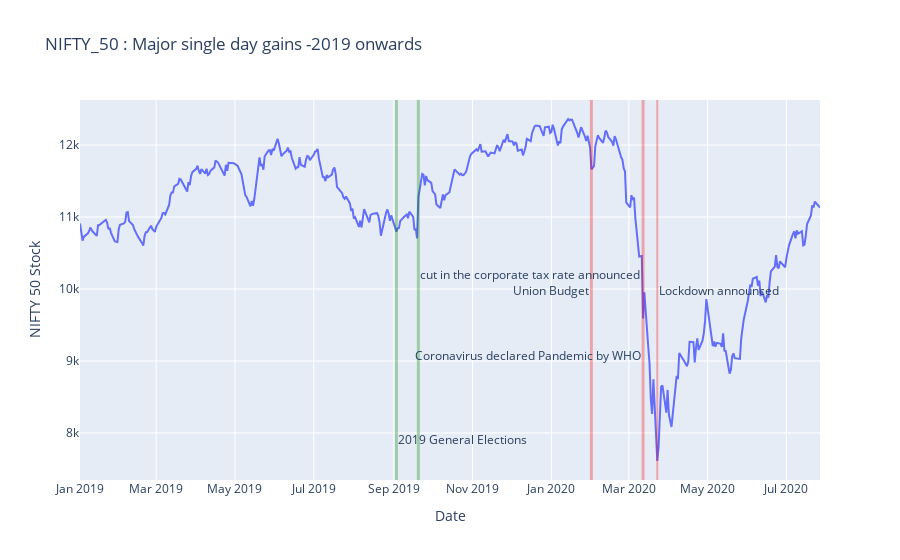

Notebook code cell kept with this figure:
### Markdown cell above
**Answer** We will now try to link these happenings with the market. The following steps were taken to arrive at the result -
* Dates of these news announcements were found out from internet and noted.
* Time-Series plotted

### Code cell
fig = px.line(nifty_50_2019_2020, x='Date', y='Close', title='Time Series')

fig.update_layout(title='NIFTY_50 : Major single day gains -2019 onwards',
    yaxis_title='NIFTY 50 Stock',
    shapes = [dict(x0='2020-03-23', x1='2020-03-23', y0=0, y1=1, xref='x', yref='paper', line_width=2,opacity=0.3,line_color='red',editable=False),
              dict(x0='2020-03-12', x1='2020-03-12', y0=0, y1=1, xref='x', yref='paper',line_width=3,opacity=0.3,line_color='red'),
              dict(x0='2019-09-3', x1='2019-09-03', y0=0, y1=1, xref='x', yref='paper',line_width=3,opacity=0.3,line_color='green'),
              dict(x0='2020-02-1', x1='2020-02-1', y0=0, y1=1, xref='x', yref='paper',line_width=3,opacity=0.3,line_color='red'),
              dict(x0='2019-09-20', x1='2019-09-20', y0=0, y1=1, xref='x', yref='paper',line_width=3,opacity=0.3,line_color='green')],
    annotations=[dict(x='2020-03-23', y=0.5, xref='x', yref='paper',
                    showarrow=False, xanchor='left', text='Lockdown announced'),
                 dict(x='2020-03-12', y=0.3, xref='x', yref='paper',
                    showarrow=False, xanchor='right', text='Coronavirus declared Pandemic by WHO'),
                 dict(x='2019-09-3', y=0.08, xref='x', yref='paper',
                    showarrow=False, xanchor='left', text='2019 General Elections'),
                 dict(x='2020-02-1', y=0.5, xref='x', yref='paper',
                    showarrow=False, xanchor='right', text='Union Budget'),
                 dict(x='2019-09-20', y=0.54, xref='x', yref='paper',
                    showarrow=False, xanchor='left', text='cut in the corporate tax rate announced')]
)
fig.show()

### Figure 1 — Plotly figure (JSON) as saved in the notebook; plotly's stock layout.template omitted (floating-point values rounded to 4 significant figures; data arrays with more than 128 entries replaced by an {"elided": "..."} marker saying what was removed)
{"data": [{"hovertemplate": "Date=%{x}<br>Close=%{y}<extra></extra>", "legendgroup": "", "line": {"color": "#636efa", "dash": "solid"}, "mode": "lines", "name": "", "orientation": "v", "showlegend": false, "type": "scatter", "x": {"elided": "387 str values"}, "xaxis": "x", "y": {"elided": "387 float values"}, "yaxis": "y"}], "layout": {"annotations": [{"showarrow": false, "text": "Lockdown announced", "x": "2020-03-23", "xanchor": "left", "xref": "x", "y": 0.5, "yref": "paper"}, {"showarrow": false, "text": "Coronavirus declared Pandemic by WHO", "x": "2020-03-12", "xanchor": "right", "xref": "x", "y": 0.3, "yref": "paper"}, {"showarrow": false, "text": "2019 General Elections", "x": "2019-09-3", "xanchor": "left", "xref": "x", "y": 0.08, "yref": "paper"}, {"showarrow": false, "text": "Union Budget", "x": "2020-02-1", "xanchor": "right", "xref": "x", "y": 0.5, "yref": "paper"}, {"showarrow": false, "text": "cut in the corporate tax rate announced", "x": "2019-09-20", "xanchor": "left", "xref": "x", "y": 0.54, "yref": "paper"}], "legend": {"tracegroupgap": 0}, "shapes": [{"editable": false, "line": {"color": "red", "width": 2}, "opacity": 0.3, "x0": "2020-03-23", "x1": "2020-03-23", "xref": "x", "y0": 0, "y1": 1, "yref": "paper"}, {"line": {"color": "red", "width": 3}, "opacity": 0.3, "x0": "2020-03-12", "x1": "2020-03-12", "xref": "x", "y0": 0, "y1": 1, "yref": "paper"}, {"line": {"color": "green", "width": 3}, "opacity": 0.3, "x0": "2019-09-3", "x1": "2019-09-03", "xref": "x", "y0": 0, "y1": 1, "yref": "paper"}, {"line": {"color": "red", "width": 3}, "opacity": 0.3, "x0": "2020-02-1", "x1": "2020-02-1", "xref": "x", "y0": 0, "y1": 1, "yref": "paper"}, {"line": {"color": "green", "width": 3}, "opacity": 0.3, "x0": "2019-09-20", "x1": "2019-09-20", "xref": "x", "y0": 0, "y1": 1, "yref": "paper"}], "title": {"text": "NIFTY_50 : Major single day gains -2019 onwards"}, "xaxis": {"anchor": "y", "domain": [0, 1], "title": {"text": "Date"}}, "yaxis": {"anchor": "x", "domain": [0, 1], "title": {"text": "NIFTY 50 Stock"}}}}
